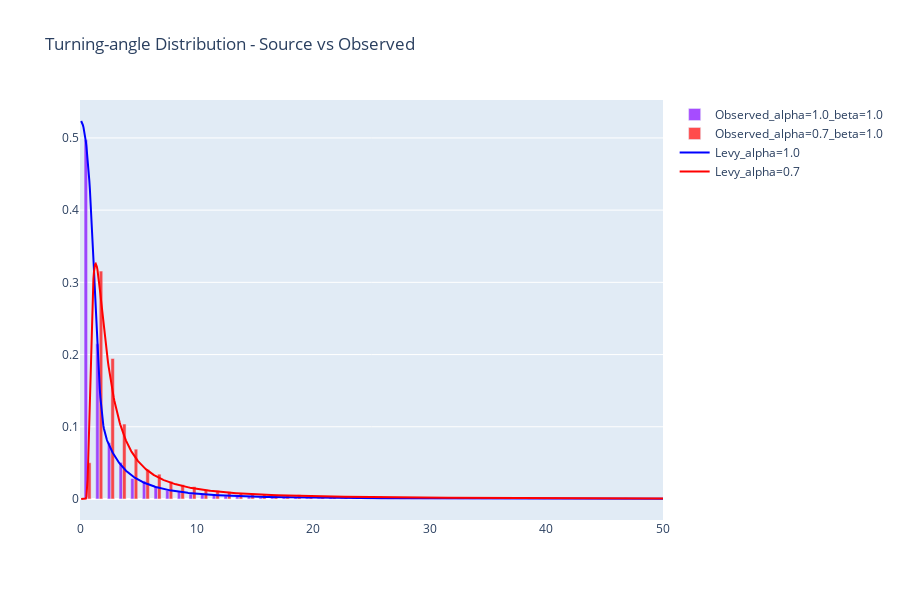

Source (notebook cell):
### Markdown cell above
# PLOTING

### Code cell
fig = plot_step_length_distributions()
fig.show()
